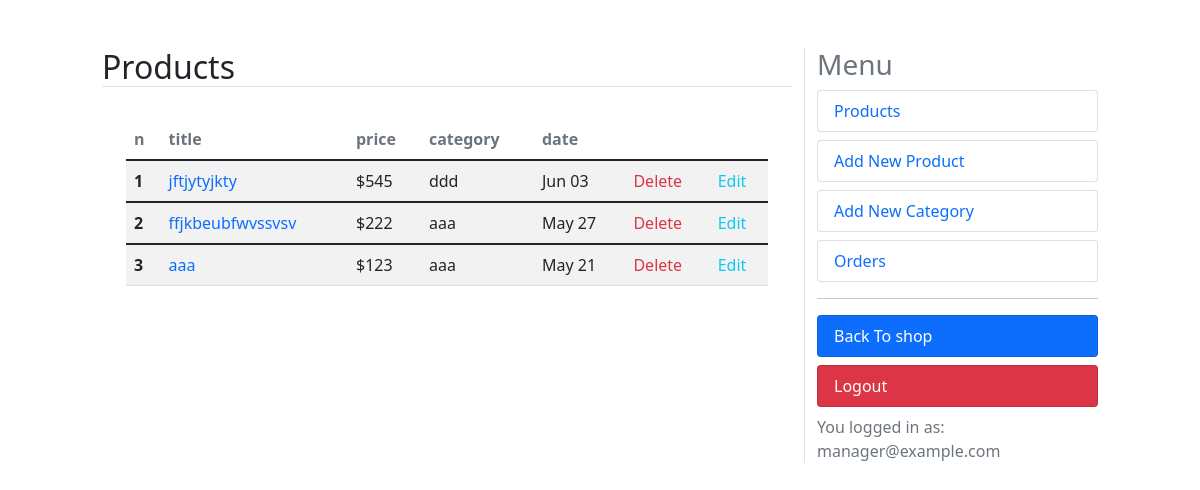
Page /dashboard/products (signed in) on the committed database.
### shop/models.py (models this page shows, shortened)
class Product(models.Model):
    category = models.ForeignKey(Category, on_delete=models.CASCADE, related_name='category')
    image = models.ImageField(upload_to='products')
    title = models.CharField(max_length=250)
    description = models.TextField()
    price = models.IntegerField()
    date_created = models.DateTimeField(auto_now_add=True)
    slug = models.SlugField(unique=True)
    class Meta:
        ordering = ('-date_created',)
    def get_absolute_url(self):
        return reverse('shop:product_detail', kwargs={'slug':self.slug})

class Category(models.Model):
    title = models.CharField(max_length=200)
    sub_category = models.ForeignKey(
        'self', on_delete=models.CASCADE,
        related_name='sub_categories', null=True, blank=True
    )
    is_sub = models.BooleanField(default=False)
    slug = models.SlugField(max_length=200, unique=True)
    def __str__(self):
        return self.title

### accounts/models.py (models this page shows, shortened)
class User(AbstractBaseUser):
    email = models.EmailField(max_length=100, unique=True)
    full_name = models.CharField(max_length=100)
    is_admin = models.BooleanField(default=False)
    is_active = models.BooleanField(default=True)
    likes = models.ManyToManyField(Product, blank=True, related_name='likes')
    is_manager = models.BooleanField(default=False)
    objects = UserManager()
    USERNAME_FIELD = 'email'
    REQUIRED_FIELDS = ['full_name']

### dashboard/views.py (the view)
# urls.py: path('products', views.products, name='products'),
@user_passes_test(is_manager)
@login_required
def products(request):
    products = Product.objects.all()
    context = {'title':'Products' ,'products':products}
    return render(request, 'products.html', context)

### cart/utils/cart.py (called while the page is built)
    def __iter__(self):
        product_ids = self.cart.keys()
        products = Product.objects.filter(id__in=product_ids)
        cart = self.cart.copy()
        for product in products:
            cart[str(product.id)]['product'] = product
        for item in cart.values():
            item['total_price'] = int(item['price']) * int(item['quantity'])
            yield item

    def add_cart_session(self):
        cart = self.session.get(CART_SESSION_ID)
        if not cart:
            cart = self.session[CART_SESSION_ID] = {}
        return cart

### dashboard/views.py (called while the page is built)
def is_manager(user):
    try:
        if not user.is_manager:
            raise Http404
        return True
    except:
        raise Http404

### online_shop/context_processors.py (called while the page is built)
def return_cart(request):
    cart = len(list(Cart(request)))
    return {'cart_count': cart}

def return_categories(request):
    categories = Category.objects.all()
    return {'categories': categories}

### dashboard/templates/products.html
{% extends "dashboard.html" %}
{% block content %}
<table class="table table-striped ">
    <thead class="text-muted">
        <tr>
            <th scope="col">n</th>
            <th scope="col">title</th>
            <th scope="col">price</th>
            <th scope="col">category</th>
            <th scope="col">date</th>
            <th scope="col"></th>
            <th scope="col"></th>
        </tr>
    </thead>
    {% for product in products %}
    <tbody>
      <tr>
        <th scope="row">{{ forloop.counter }}</th>
        <td><a class="text-decoration-none" href="{{ product.get_absolute_url }}">{{ product.title }}</a></td>
        <td>${{ product.price }}</td>
        <td>{{ product.category }}</td>
        <td>{{ product.date_created|date:"M d" }}</td>
        <td><a class="text-danger text-decoration-none" href="{% url 'dashboard:delete_product' product.id %}">Delete</a></td>
        <td><a class="text-info text-decoration-none" href="{% url 'dashboard:edit_product' product.id %}">Edit</a></td>
      </tr>
    </tbody>
    {% endfor %}
</table>
{% endblock %}

### dashboard/templates/dashboard.html (shortened to what this page needs)
<!DOCTYPE html>
<html lang="en">
<head>
    <link href="https://cdn.jsdelivr.net/npm/bootstrap@5.1.3/dist/css/bootstrap.min.css" rel="stylesheet">
</head>
<body>
    <div class="row mt-5">
        <div class="col-md-1"></div>
        <div class="col-md-7">
            <h2 class="border-bottom text-capitalize">{{ title }}</h2>
            <div class="p-4">
                {% block content %}{% endblock %}
            </div>
        </div>
        <div class="col-md-3 border-start">
            <h3 class="text-muted">Menu</h3>
            <a class="text-decoration-none" href="{% url 'dashboard:products' %}">
                <li class="rounded list-group-item  text-primary">Products</li>
            </a>
            <a class="text-decoration-none" href="{% url 'dashboard:add_product' %}">
                <li class="rounded list-group-item mt-2 text-primary">Add New Product</li>
            </a>
            <a class="text-decoration-none" href="{% url 'dashboard:add_category' %}">
                <li class="rounded list-group-item mt-2  text-primary">Add New Category</li>
            </a>
            <a class="text-decoration-none" href="{% url 'dashboard:orders' %}">
                <li class="rounded list-group-item mt-2  text-primary">Orders</li>
            </a>
            <hr>
            <a class="text-decoration-none" href="{% url 'shop:home_page' %}">
                <li class="rounded list-group-item bg-primary mt-2  text-white">Back To shop</li>
            </a>
            <a class="text-decoration-none" href="{% url 'accounts:user_logout' %}">
                <li class="rounded list-group-item bg-danger mt-2  text-white">Logout</li>
            </a>
            <div class="text-muted mt-2">You logged in as: {{ request.user.email }}</div>
        </div>
        <div class="col-md-1 "></div>
    </div>
</body>
</html>

### rows in the picture
Product: title "jftjytyjkty", price "545", category "ddd", date_created "Jun 03"
Product: title "ffjkbeubfwvssvsv", price "222", category "aaa", date_created "May 27"
Product: title "aaa", price "123", category "aaa", date_created "May 21"
User: user.email "manager@example.com"

### other values in the picture
{{ title }} "Products"
